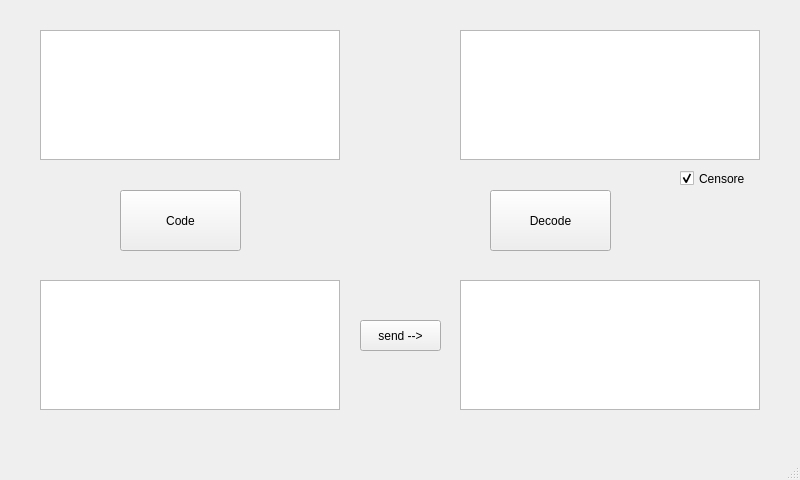
<?xml version="1.0" encoding="UTF-8"?>
<ui version="4.0">
 <class>RS232transmitter</class>
 <widget class="QMainWindow" name="RS232transmitter">
  <property name="geometry">
   <rect>
    <x>0</x>
    <y>0</y>
    <width>800</width>
    <height>480</height>
   </rect>
  </property>
  <property name="windowTitle">
   <string>MainWindow</string>
  </property>
  <widget class="QWidget" name="centralwidget">
   <widget class="QTextEdit" name="inputTextPlain">
    <property name="geometry">
     <rect>
      <x>40</x>
      <y>30</y>
      <width>300</width>
      <height>130</height>
     </rect>
    </property>
    <property name="cursor" stdset="0">
     <cursorShape>IBeamCursor</cursorShape>
    </property>
   </widget>
   <widget class="QTextBrowser" name="inputTextCoded">
    <property name="geometry">
     <rect>
      <x>40</x>
      <y>280</y>
      <width>300</width>
      <height>130</height>
     </rect>
    </property>
    <property name="cursor" stdset="0">
     <cursorShape>ForbiddenCursor</cursorShape>
    </property>
   </widget>
   <widget class="QTextBrowser" name="receivedTextDecoded">
    <property name="geometry">
     <rect>
      <x>460</x>
      <y>30</y>
      <width>300</width>
      <height>130</height>
     </rect>
    </property>
    <property name="cursor" stdset="0">
     <cursorShape>ForbiddenCursor</cursorShape>
    </property>
   </widget>
   <widget class="QTextBrowser" name="reveivedTextCoded">
    <property name="geometry">
     <rect>
      <x>460</x>
      <y>280</y>
      <width>300</width>
      <height>130</height>
     </rect>
    </property>
    <property name="cursor" stdset="0">
     <cursorShape>ForbiddenCursor</cursorShape>
    </property>
   </widget>
   <widget class="QPushButton" name="codeButton">
    <property name="geometry">
     <rect>
      <x>120</x>
      <y>190</y>
      <width>121</width>
      <height>61</height>
     </rect>
    </property>
    <property name="cursor">
     <cursorShape>PointingHandCursor</cursorShape>
    </property>
    <property name="text">
     <string>Code</string>
    </property>
   </widget>
   <widget class="QPushButton" name="decodeButton">
    <property name="geometry">
     <rect>
      <x>490</x>
      <y>190</y>
      <width>121</width>
      <height>61</height>
     </rect>
    </property>
    <property name="cursor">
     <cursorShape>PointingHandCursor</cursorShape>
    </property>
    <property name="text">
     <string>Decode</string>
    </property>
   </widget>
   <widget class="QCheckBox" name="censoreBox">
    <property name="geometry">
     <rect>
      <x>680</x>
      <y>170</y>
      <width>70</width>
      <height>17</height>
     </rect>
    </property>
    <property name="cursor">
     <cursorShape>PointingHandCursor</cursorShape>
    </property>
    <property name="text">
     <string>Censore</string>
    </property>
    <property name="checked">
     <bool>true</bool>
    </property>
   </widget>
   <widget class="QPushButton" name="sendButton">
    <property name="geometry">
     <rect>
      <x>360</x>
      <y>320</y>
      <width>81</width>
      <height>31</height>
     </rect>
    </property>
    <property name="cursor">
     <cursorShape>PointingHandCursor</cursorShape>
    </property>
    <property name="text">
     <string>send --&gt;</string>
    </property>
   </widget>
  </widget>
  <widget class="QMenuBar" name="menubar">
   <property name="geometry">
    <rect>
     <x>0</x>
     <y>0</y>
     <width>800</width>
     <height>21</height>
    </rect>
   </property>
  </widget>
  <widget class="QStatusBar" name="statusbar"/>
 </widget>
 <resources/>
 <connections/>
</ui>
